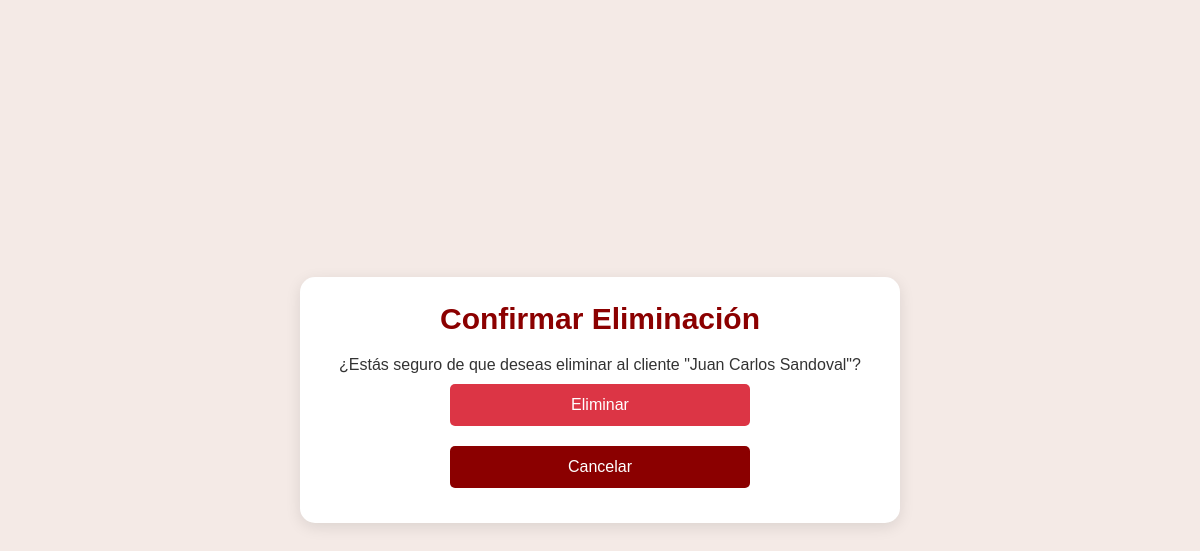
/eliminar-cliente/4/, run on an earlier commit of the app's database.
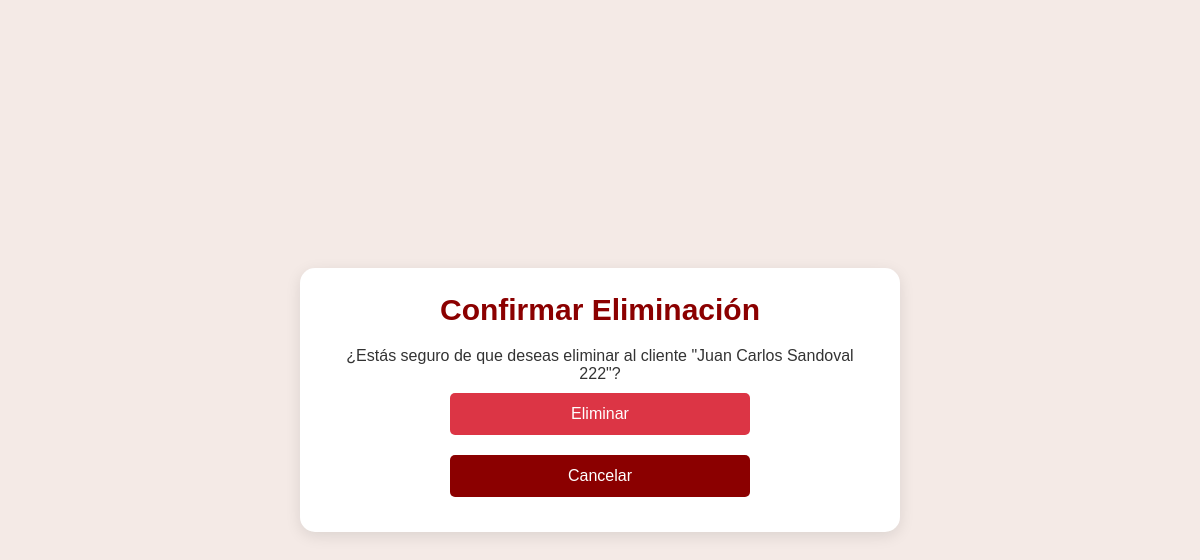
And on a later commit of the database.
### usuarios/models.py (models this page shows, shortened)
class Cliente(models.Model):
    nombre              = models.CharField(max_length=100)
    establecimiento     = models.CharField(max_length=100)
    rut_empresa         = models.CharField(max_length=20, unique=True)
    direccion           = models.TextField(null=True, blank=True)
    telefono            = models.CharField(max_length=20, null=True, blank=True)
    fecha_registro      = models.DateTimeField(auto_now_add=True)
    deuda               = models.PositiveIntegerField(default=0)

### usuarios/views.py (the view)
# urls.py: path('eliminar-cliente/<int:cliente_id>/', eliminar_cliente_view, name='eliminar-cliente'),
def eliminar_cliente_view(request, cliente_id):
    cliente = get_object_or_404(Cliente, id=cliente_id)
    if request.method == 'POST':
        cliente.delete()
        return redirect('listar-clientes')
    return render(request, 'usuarios/eliminar_cliente.html', {'cliente': cliente})

### usuarios/templates/usuarios/eliminar_cliente.html (shortened to what this page needs)
{% load static %}
<!DOCTYPE html>
<html lang="es">
<head>
    <link rel="stylesheet" href="{% static 'css/styles-eliminar-cliente.css' %}">
</head>
<body>
    <div class="container">
        <h1 class="page-title">Confirmar Eliminación</h1>
        <p>¿Estás seguro de que deseas eliminar al cliente "{{ cliente.nombre }}"?</p>
        <form method="POST">
            <button type="submit" class="btn btn-danger">Eliminar</button>
            <a href="{% url 'listar-clientes' %}" class="btn btn-secondary">Cancelar</a>
        </form>
    </div>
</body>
</html>

What changed in the data, as far as the page shows it:
changed Cliente: nombre "Juan Carlos Sandoval" → "Juan Carlos Sandoval 222"
